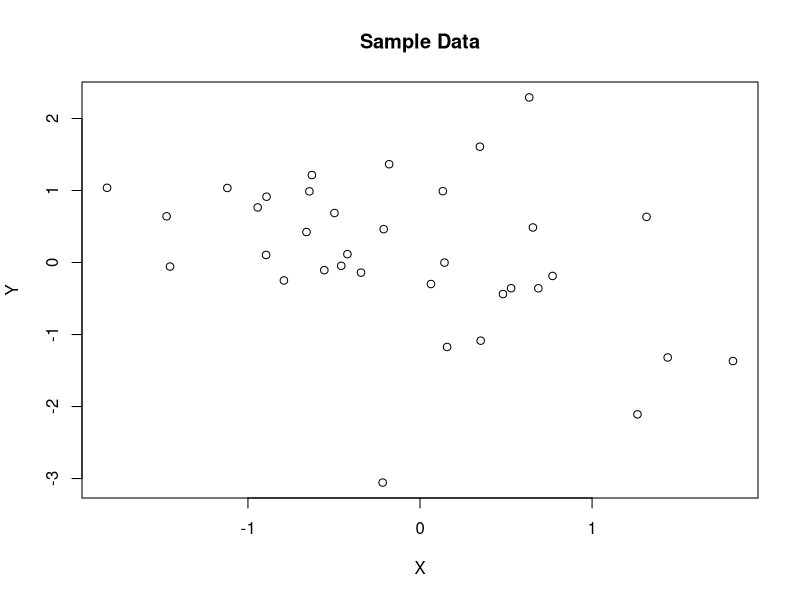
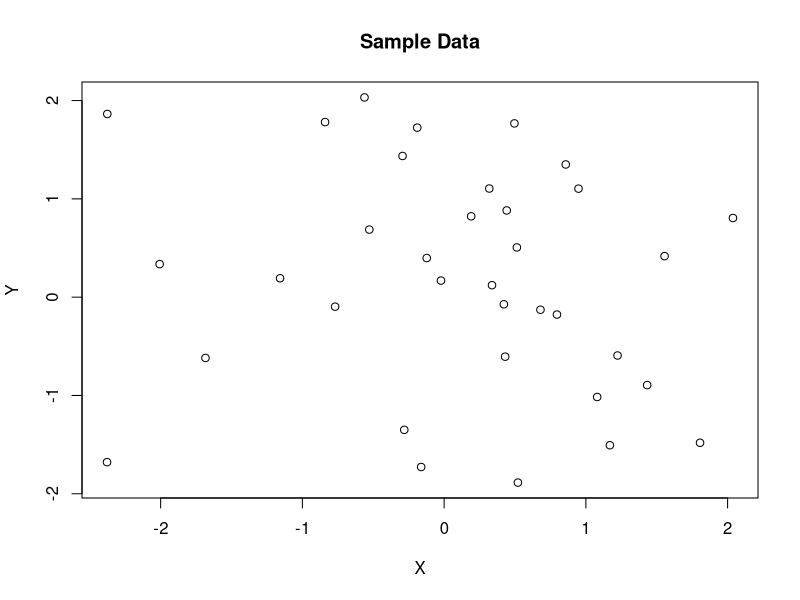
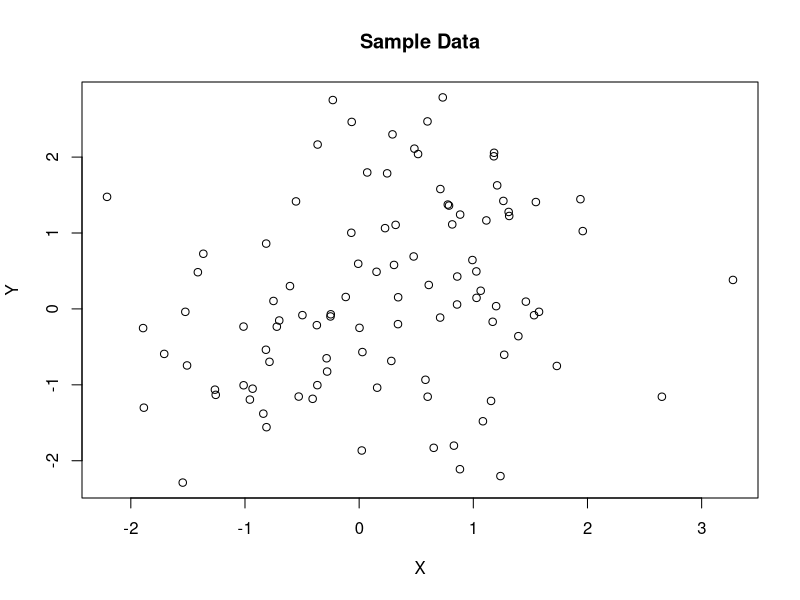
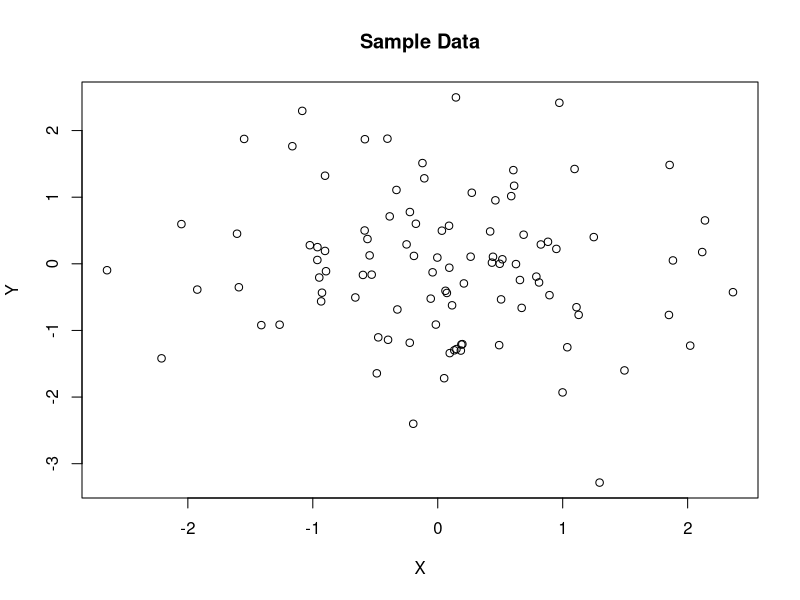
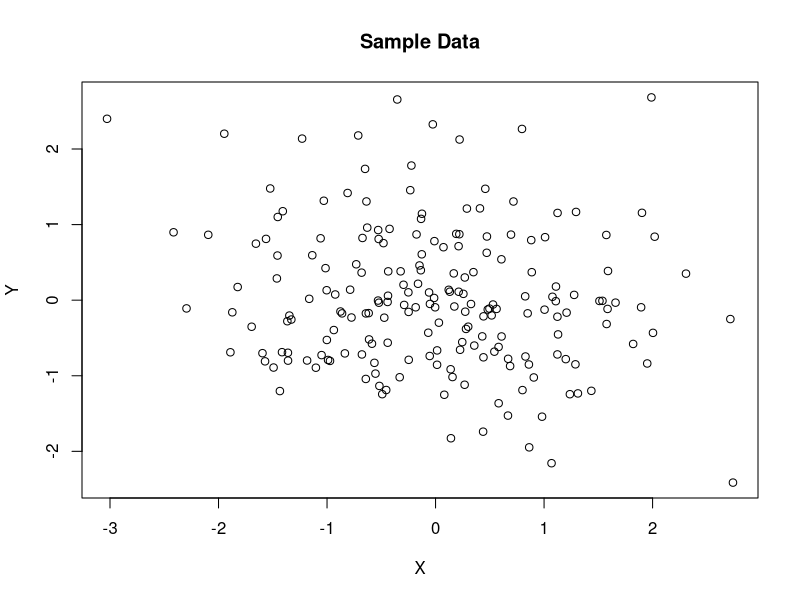
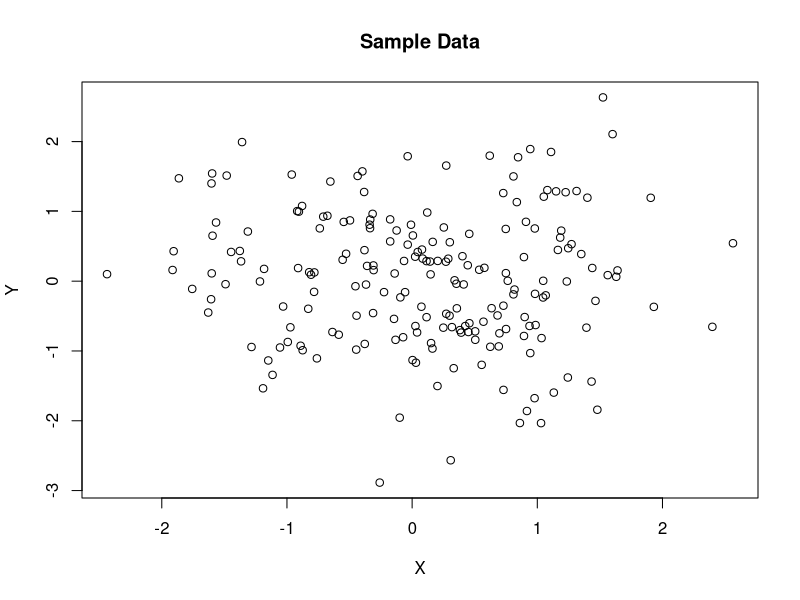
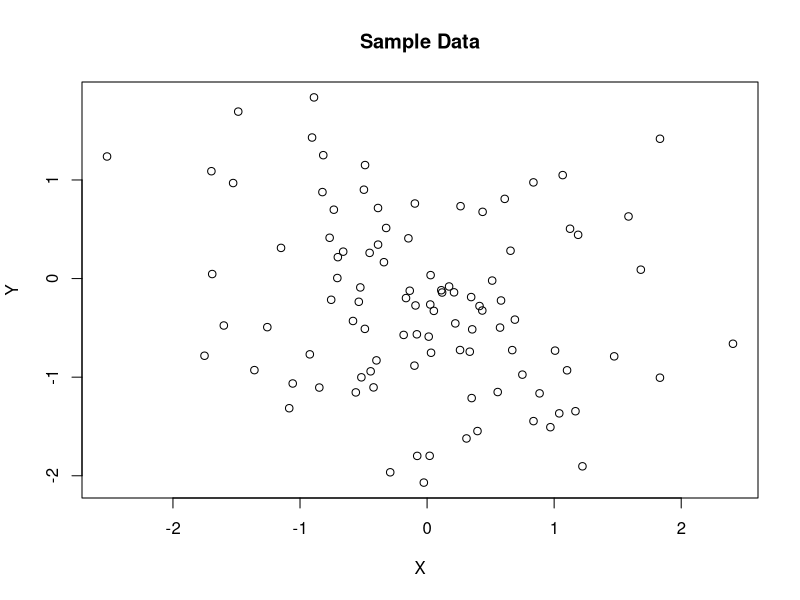
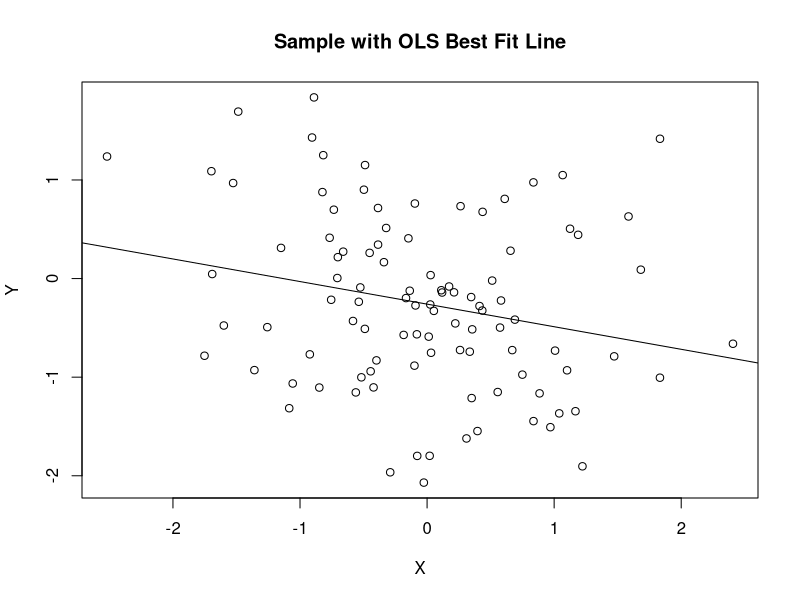

Generate these figures, in order, with R:
#COURSERA STUFF
#Here we're using 7 questions
#2 are just large & small data
#5 are the same data, with random options of which presentation style you see.
#Questions are: Small sample (35), 
#large sample (200)
#medium sample (100):axis scale, labels, outlier, bestfit

set.seed(234032)

#Intro question:
setwd("/Users/aaronfisher/Documents/JH/EDA Versions/Sourcetree EDA Git Repo/Coursera")

pbreaks<-c(.02,.03,.3,.4,1)
pbins<-rep(c(2,4),times=5)
nplain<-6
pres<-c('n35','n35','n100','n100','n200','n200')
nreps<-length(pbins)
nes<-c(35,35,100,100,200,200,rep(100,nreps-nplain))
yes<-matrix(nrow=nreps,ncol=max(nes))
xes<-matrix(nrow=nreps,ncol=max(nes))
pvals<-1 #initialize variables
tvals<-1

#dropping Lowess here

#First generate baseline data
#then add presentation data (same data + presentaion vector)
#then change data for when the twist is adding an outlier

for(i in 1:nreps){
	tryagain<-T
#	if(i %in% c(1:100*nreps/100)) print(i)
	while(tryagain){ #to ENSURE that we get a good mix of p-value ranges
		#get t close to what we want
		t<-qnorm(pbreaks[pbins[i]],mean=0,sd=1,lower.tail=F)
		if(abs(t)>5)t<-0 #guards against when the bin is 1, and quantile has infinite size
		n<-nes[i]
		x<-rnorm(n)
		e<-rnorm(n)
		bhat<-t*sd(e)/(sqrt(n)*sd(x))
		if(pbins[i]>=5 & sample(c(2,2,1),1)==2) bhat<-0 #sometimes generate it actually from a null
		y<-x*bhat*sample(c(-1,1),1)+e

		tvals[i]<-summary(lm(y~x))$coeff[2,3]
		pvals[i]<-summary(lm(y~x))$coeff[2,4]
		xes[i,1:n]<-x
		yes[i,1:n]<-y

		pi<-pvals[i]
		bini<-min(which(pi<pbreaks))
		if(bini==pbins[i]) tryagain<-F
	}
	print(c(i,pvals[i]))	
	#plot(x,y,main=pvals[i])
	#readline(prompt='go')
}


################################################
#Fix those that now get an extra outlier
#add it one sd above the max x and max y, or w/e is appropriate for the upper corner that works
#if it's not sig, add the outlier close to above the mean.

addOutlier<-function(i,sig.i='default'){

    if(sig.i=='default') sig.i<- pvals[i]<.05

  	n<-nes[i]
  	#grab the middle point from x and y
  	x<-xes[i,1:n]
  	y<-yes[i,1:n]
  	mx<-rep(mean(x),n)
  	my<-rep(mean(y),n)
  	distvec<-sqrt((mx-x)^2+(my-y)^2)
  	switch<-which(distvec==min(distvec))
  	
    #NOTE IT PREV VERSIONS THIS NICE DEALY LET US RANDOMLY PUT THE OUTLIER IN W/E CORNER WE WANTED
    #Put it in an UPPER CORNER
  	if(tvals[i]<0 & sig.i) { #slope going down
  		x[switch]<-min(x)-sd(x)
  		y[switch]<-max(y)+sd(y)
  	}
  	if(tvals[i]>0 & sig.i) {
  		x[switch]<-max(x)+sd(x)
  		y[switch]<-max(y)+sd(y)
  	}
    if(!sig.i){
      #leave X where it is now
      y[switch]<-max(y)+sd(y)*sqrt(2)
    }
  
  	tvals.i<-summary(lm(y~x))$coeff[2,3]
  	pvals.i<-summary(lm(y~x))$coeff[2,4]
	return(list(x=x,y=y,pval=pvals.i,tval=tvals.i))
}

#save(list=c('xes','yes','nreps','pbins','pvals','tvals','nes','pres'),file='data_for_1plots_coursera2.RData')
#load('data_for_1plots_coursera2.RData')


#Note, this works b/c there's no replicates
probnum1to6<-paste0(rep(1:3,each=2),rep(c('-1','-2'),times=3)) 
styles<-c('n100', 'bestFit', 'axesScale', 'axesLabel', 'outlierUp', 'outlierCorner')
for(i in 1:nplain){
  n<-nes[i]
  x<-xes[i,1:n]
  y<-yes[i,1:n]
  pval<-pvals[i]
  tval<-tvals[i]
  m<-lm(y~x)


  title<-"Sample Data"
  png(paste0("images alt/coursera2Alt_#",probnum1to6[i],'_',pres[i],'_pval-',round(pval,digits=3),".png"), width = 400, height = 400); 
  plot(x,y,xlab='X',ylab='Y',main=title)
  dev.off()
}

for(i in (1+nplain):nreps){
  for(style in styles){
  	print(style)
  	  n<-nes[i]
	  x<-xes[i,1:n]
	  y<-yes[i,1:n]
	  pval<-pvals[i]
	  tval<-tvals[i]
	  m<-lm(y~x)
	  
	  t2<-'Data'
	  if(style=='outlierUp'){
	  	out.i<-addOutlier(i,sig.i<-FALSE)
	  	x<-out.i$x; y<-out.i$y; pval<-out.i$pval; tval<-out.i$tval
	  }
	  if(style=='outlierCorner'){
	  	out.i<-addOutlier(i,sig.i<-TRUE)
	  	x<-out.i$x; y<-out.i$y; pval<-out.i$pval; tval<-out.i$tval
	  }
	  if(style=='lowess') t2<-'with Lowess Line'
	  if(style=='bestFit') t2<-'with OLS Best Fit Line'
	  title<-paste0('Sample ',t2)
	  xl<-'X'
	  yl<-'Y'
	  if(style=='axesLabel'){
		  xl<-paste("Cranial Electrode", floor(runif(1,11,44)), "(Standardized)")
		  yl<-paste("Cranial Electrode", floor(runif(1,53,97)), "(Standardized)")
	 }
	  drx<-diff(range(x))
	  dry<-diff(range(y))
	  
	  png(paste0("images alt/coursera2Alt_#",i-nplain/2,'_',style,'_pval-',round(pval,digits=3),".png"), width = 400, height = 400)

	    par(mfrow=c(1,1))
	    if(style %in% c('outlierUp','outlierCorner')){
	    	plot(x,y,xlab='X',ylab='Y',main=title,xlim=c(min(x)-.1*drx,max(x)+.1*drx),ylim=c(min(y)-.1*dry,max(y)+.1*dry) )
	    	dev.off(); next} #otherwise...
        plot(x,y,xlab=xl,ylab=yl,main=title)
	  	if(style=='lowess') lines(lowess(x,y))
	  	if(style=='bestFit') abline(m$coef)
	  	if(style=='axesScale'){ 
	plot(x,y,xlab='X', ylab='Y',main=title, xlim= c(min(x)-1.5 *sd(x), max(x)+1.5*sd(x)),ylim=c(min(y)-1.5*sd(y),max(y)+1.5*sd(y)))
	dev.off(); next}

	  dev.off()
  }
}

